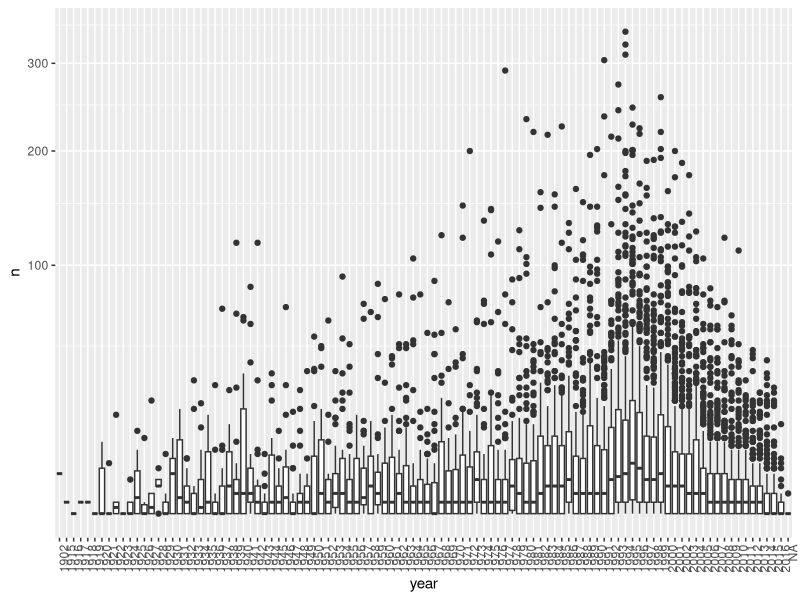
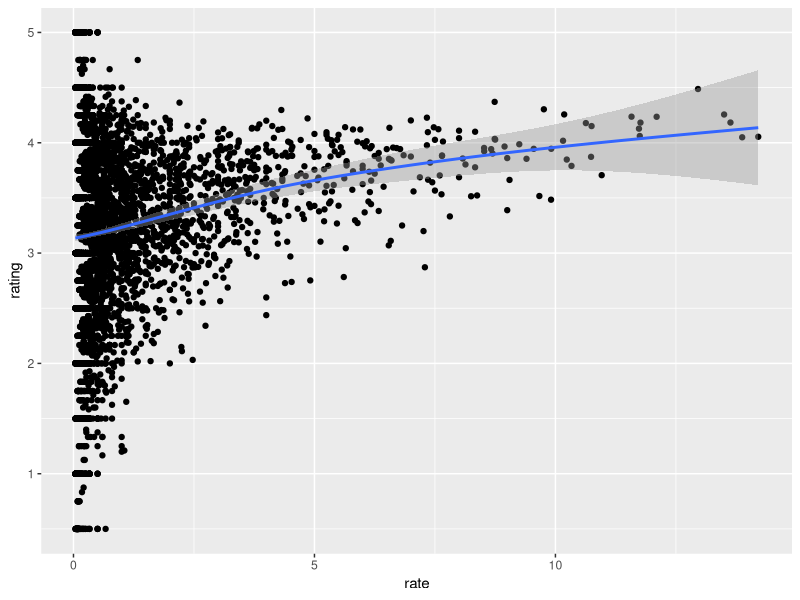

R code for these plots, in order: (Note: this script raises an error after producing the figures.)
library(tidyverse)
library(lubridate)
library(dslabs)
data("movielens")

# Q1

movielens %>% group_by(movieId) %>%
  summarize(n = n(), year = as.character(first(year))) %>%
  qplot(year, n, data = ., geom = "boxplot") + 
  coord_trans(y = "sqrt") + 
  theme(axis.text.x = element_text(angle = 90, hjust = 1))

# Q2

movielens %>% filter(year >= 1993) %>%
  group_by(movieId) %>%
  summarize(n = n(), year = 2018 - first(year), title=title[1], rating=mean(rating), avgRatingPerYear = n/year) %>% 
  mutate(rate = n/year) %>% 
  top_n(25, rate) %>% 
  arrange(desc(rate))


# Q3

movielens %>% filter(year >= 1993) %>%
  group_by(movieId) %>%
  summarize(n = n(), years = 2018 - first(year), title=title[1], rating=mean(rating)) %>% 
  mutate(rate = n/years) %>% 
  ggplot(aes(rate, rating)) + 
  geom_point() + 
  geom_smooth()

# Q4 

# When doing predictive analysis in which you need to fill in missing ratings with some values:
# Fill in the missing values with a lower value than the average rating across all movies 
# Because of a lack of ratings is associated with lower ratings, it would be most appropriate to 
# Fill in the missing value with a lower value than the average. You should try out different values
# To fill in the missing value and evaluate prediction in a test set. 

# Q5

movielens <- mutate(movielens, date = as.date(timestamp))

movielens <- mutate(movielens, date = as_datetime(timestamp)) # This is the correct answer for creating a new column `date` with the date

movielens <- mutate(movielens, date = as.data(timestamp))

movielens <- mutate(movielens, date = timestamp)

movielens

# Q6 

movielens %>% 
  mutate(date = round_date(date, unit = "week")) %>%
  group_by(date) %>%
  summarize(rating=mean(rating)) %>%
  ggplot(aes(date, rating)) + 
  geom_point() + 
  geom_smooth()

# Q7

# If we define d_{u,i} as the day for user's {u} rating of movie {i}, the following model would be the most appropriate:
# Y_{u, i} = µ + b_{i} + b_{u} + f(d_{u, i}) + ε_{u, i}

# Q8

movielens %>% group_by(genres) %>%
  summarize(n = n(), avg = mean(rating), se = sd(rating)/sqrt(n())) %>%
  filter(n >= 1000) %>%
  mutate(genres = reorder(genres, avg)) %>%
  ggplot(aes(x = genres, y = avg, ymin = avg - 2*se, ymax = avg + 2*se)) + 
  geom_point() + 
  geom_errorbar() + 
  theme(axis.text.x = element_text(angle = 90, hjust = 1))

  
